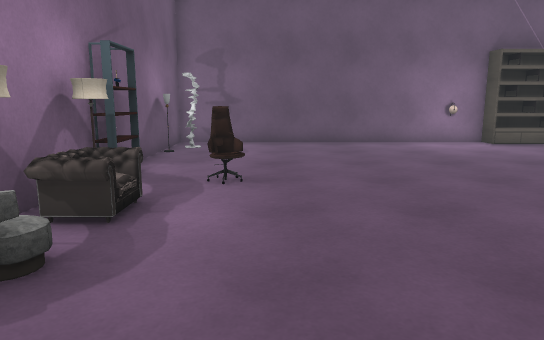
View 1 (above)

15 first-person views from a walk through a scene from a Unity 3-D project. The camera is 1.4 m above the floor, tilts 10° down and sees 70° across. The floor is counted in squares, 1 m on a side. Each view is taken from the middle of a square. On the plan, view 1 faces up. The plan holds only what a view shows up to about 16 squares ahead; the rest is blank. The player is left out. Some surface patterns are stand-ins.

View 2
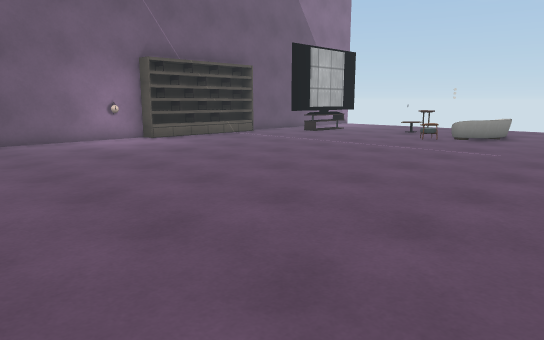

View 3
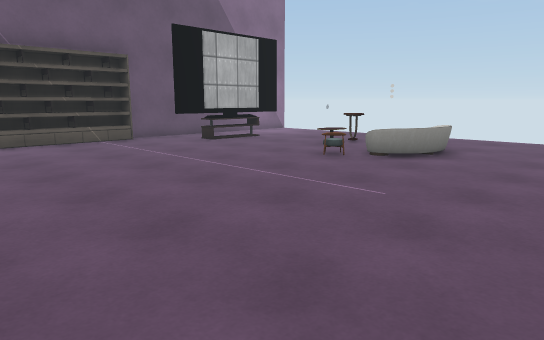

View 4
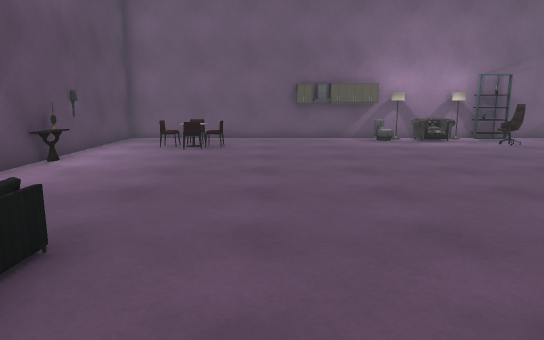

View 5
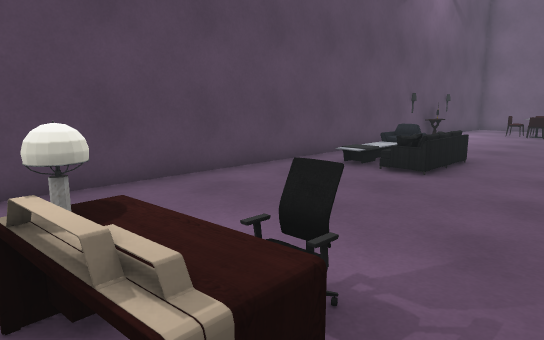

View 6
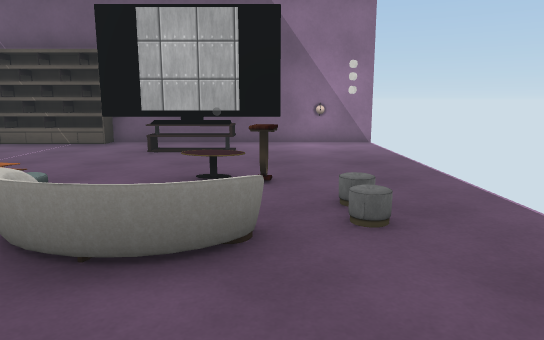

View 7
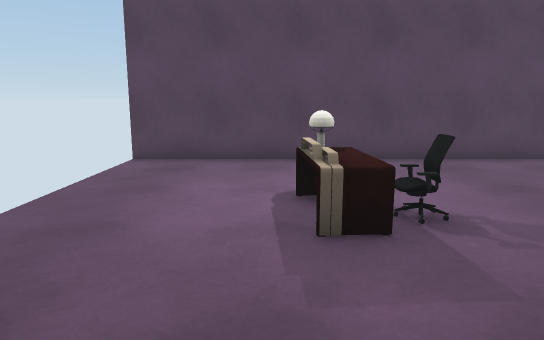

View 8
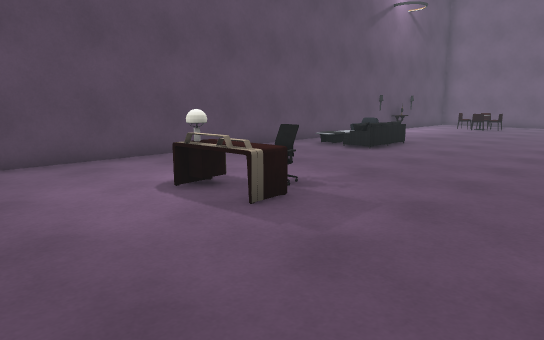

View 9
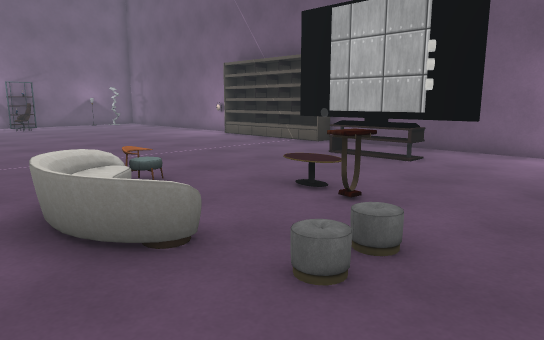

View 10
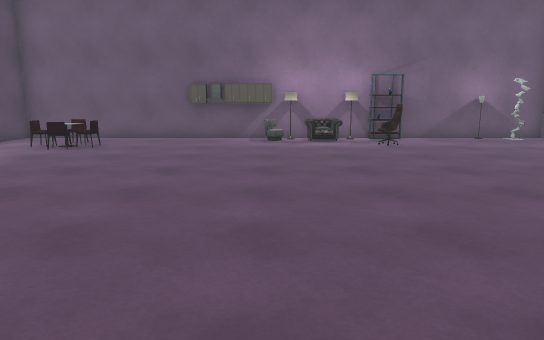

View 11
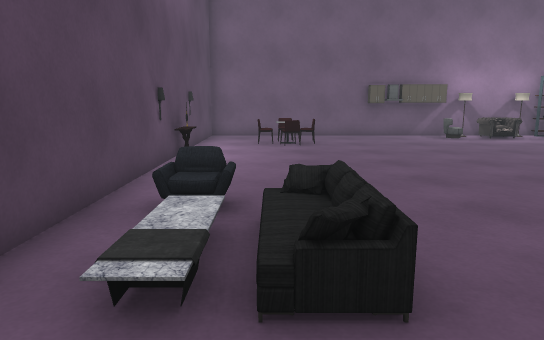

View 12
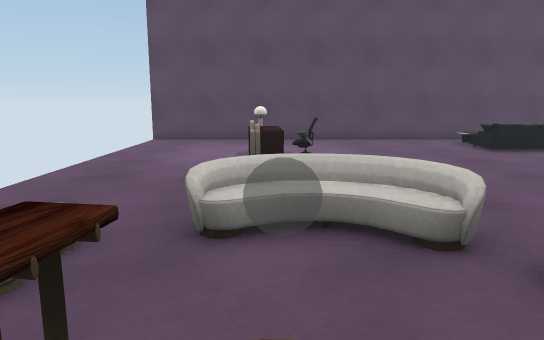

View 13
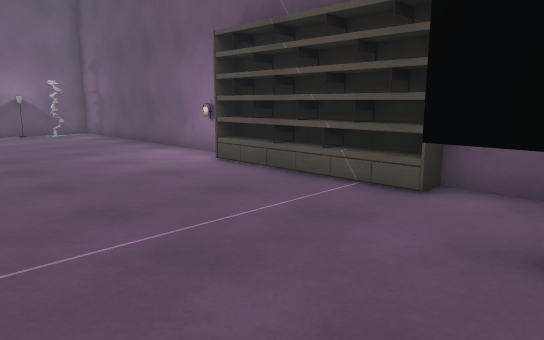

View 14
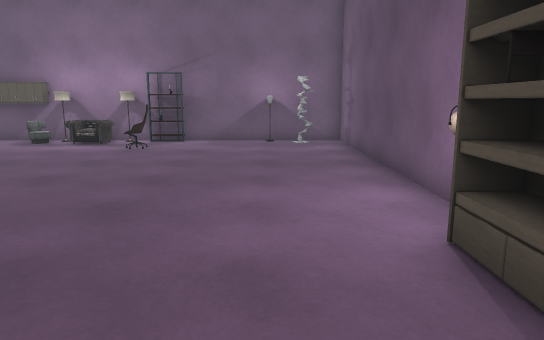

View 15
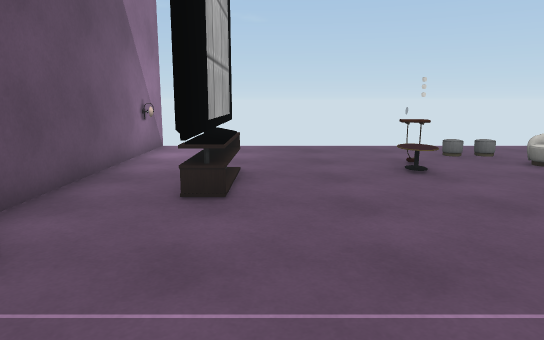

### Floor plan
Key: @ floor where view 1 was taken; # wall or solid block; . floor; / step, stairs or slope; B bookshelf; C chair; S sofa; T thing the floor can be seen under or through; A cabinet; L table; M lamp; O other object.
Columns run from 3 left of view 1 to 22 right of it. Each row starts with its distance up from view 1.
 14 ###########    ###########
 13 #........OBBBBBB.......O.
 12 #O.......................
 11 O................#OTTT...
 10 #........................
  9 #........................
  8 #........................
  7 OBO................. O...
  6 O.....................#..
  5 #O...............C.......
  4 OO................SOOS...
  3 AC.................SS....
  2 A........................
  1 A........................
  0 A..@.....................
 -1 #..................OL....
 -2 #..................OML...
 -3 #.OC........SS......M....
 -4 #.CC........//...........
 -5 #..........O///..........
 -6 #...OOOO.................
 -7 #########################

Where each view was taken, in squares from view 1:
view 1: 0 up, 0 right, facing up
view 2: 1 down, 0 right, facing up-right
view 3: 1 down, 6 right, facing up-right
view 4: 1 down, 12 right, facing left
view 5: 0 up, 18 right, facing down-left
view 6: 0 up, 18 right, facing up
view 7: 3 up, 18 right, facing down
view 8: 3 up, 21 right, facing down-left
view 9: 2 up, 21 right, facing up-left
view 10: 3 up, 12 right, facing left
view 11: 4 down, 13 right, facing left
view 12: 8 up, 17 right, facing down
view 13: 7 up, 15 right, facing up-left
view 14: 11 up, 11 right, facing left
view 15: 10 up, 9 right, facing right
